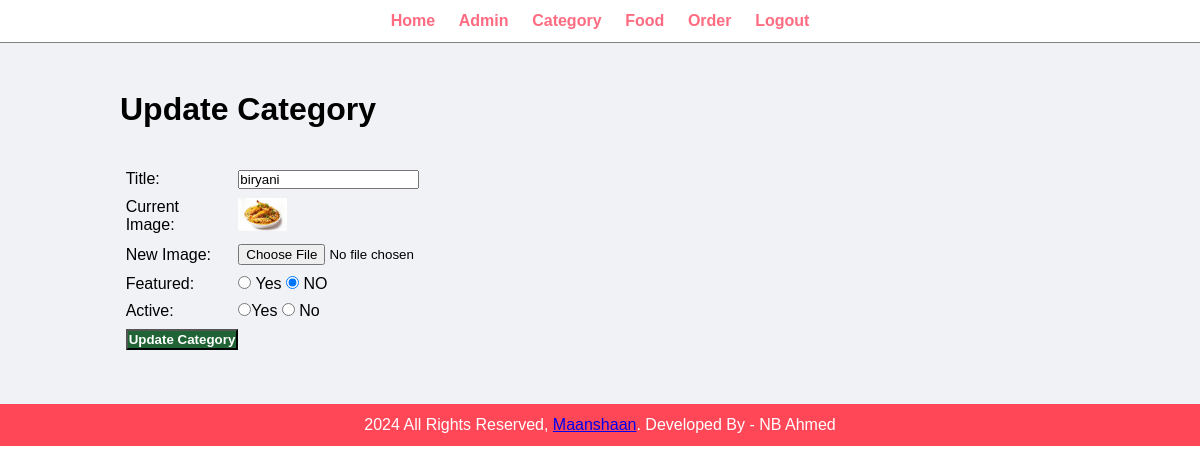
The app's page /admin/update-category.php?id=15 (signed in) with its own data.
### tables this page shows
CREATE TABLE `tbl_category` (
  `id` int(10) UNSIGNED NOT NULL,
  `title` varchar(100) NOT NULL,
  `image_name` varchar(250) NOT NULL,
  `featured` varchar(10) NOT NULL,
  `active` varchar(10) NOT NULL
);

### admin/update-category.php (the view, shortened to what this page needs)
<?php include('partials/menu.php'); ?>
<div class="main-content">
    <div class="wrapper">
        <h1>Update Category</h1>
        <br><br>
        <?php
        if(isset($_GET['id']))
        {
            $id = $_GET['id'];
            $sql = "SELECT * FROM tbl_category WHERE id=$id";
            $res = mysqli_query($conn, $sql);
            $count = mysqli_num_rows($res);
            if($count==1)
            {
                $row = mysqli_fetch_assoc($res);
                $title = $row['title'];
                $current_image = $row['image_name'];
                $featured = $row['featured'];
                $active = $row['active'];
            }
            else
            {
                $_SESSION['no-category-found'] = "<div class='error'>Category Not Found.</div>";
                header('location:'.SITEURL.'admin/manage-category.php');
            }
        }
        else
        {
            header('location:'.SITEURL.'admin/manage-category.php');
        }
        ?>
        <form action="" method="POST" enctype="multipart/form-data">
         <table class="tbl30">
            <tr>
                <td>Title: </td>
                <td>
                    <input type="title" name="title" value="<?php echo $title; ?>">
                </td>
            </tr>
            <tr>
                <td>Current Image: </td>
                <td>
                    <?php
                       if($current_image != "")
                       {
                        ?>
                        <img src="<?php echo SITEURL;?>images/category/<?php echo $current_image; ?>" width="20%">
                        <?php
                       }
                       else
                       {
                       }
                    ?>
                </td>
            </tr>
            <tr>
                <td>New Image: </td>
                <td>
                    <input type="file" name="image">
                </td>
            </tr>
            <tr>
                <td>Featured: </td>
                <td>
                    <input <?php if($featured=="Yes"){echo "checked";} ?> type="radio" name="featured" value="Yes"> Yes
                    <input <?php if($featured=="NO"){echo "checked";} ?> type="radio" name="featured" value="NO"> NO
                </td>
            </tr>
            <tr>
                <td>Active: </td>
                <td>
                    <input <?php if($active=="Yes"){echo "checked";} ?> type="radio" name="active" value="Yes">Yes
                    <input <?php if($active=="NO"){echo "checked";} ?> type="radio" name="active" id="NO"> No
                </td>
            </tr>
            <tr>
                <td>
                    <input type="submit" name="submit" value="Update Category" class="btn-secondary">
                </td>
            </tr>
         </table>
        </form>
    </div>
</div>
<?php include('partials/footer1.php'); ?>

### css/admin.css (style rules this page uses)
* { margin: 0; padding: 0; font-family: Arial, Helvetica, sans-serif; }
.wrapper { padding: 1%; width: 80%; margin: 0 auto; }
.tbl30 { width: 30%; }
table tr td { padding: 1%; }
.btn-secondary { background-color: #206435; padding: 1%; color: white; text-decoration: none; font-weight: bold; }
.main-content { background-color: #f1f2f6; padding: 3% 0; }

### records on screen
tbl_category: title "biryani", image_name (picture), featured "☑"
